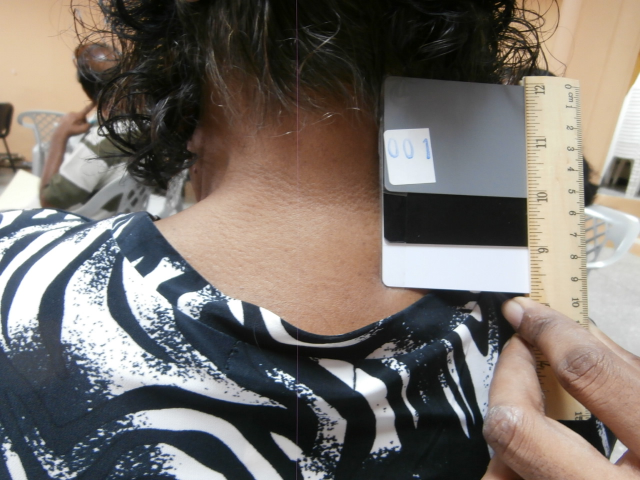
#> input picture Sample_Pics/1.JPG, 1280 x 960 px, given in place of skin1.png, which was not available (shown at 1/2 size)
$ python get_Pxs_frm_Img.py
#> lines starting #> are read from the running program, lines starting #| are printed output that depends on the picture; after the words box and inside, x2 and y2 are one past the last pixel; in counts of white or black regions, pixels touching at a corner belong together; pictures that were not available may be replaced by others from this repository, and a replacement may not be noted
### getRandoPxVals.py
import cv2
import numpy as np
import random
import math
from colormath.color_objects import sRGBColor, CMYKColor
from colormath.color_conversions import convert_color
import csv
import os

RGB_SCALE = 255
CMYK_SCALE = 100

def sRGBtoLinearRGB(c):
    if c <= 0.04045:
        return c / 12.92
    else:
        return ((c + 0.055) / 1.055) ** 2.4

def rgb_to_cmyk(r, g, b):
    if (r, g, b) == (0, 0, 0):
        # black
        return 0, 0, 0, CMYK_SCALE

    # rgb [0,255] -> cmy [0,1]
    c = 1 - r / RGB_SCALE
    m = 1 - g / RGB_SCALE
    y = 1 - b / RGB_SCALE

    # extract out k [0, 1]
    min_cmy = min(c, m, y)
    c = (c - min_cmy) / (1 - min_cmy)
    m = (m - min_cmy) / (1 - min_cmy)
    y = (y - min_cmy) / (1 - min_cmy)
    k = min_cmy

    # rescale to the range [0,CMYK_SCALE]
    return int(c * CMYK_SCALE), int(m * CMYK_SCALE), int(y * CMYK_SCALE), int(k * CMYK_SCALE)

def rgbToLab(r, g, b) :
    r = r / 255
    g = g / 255
    b = b / 255

    if r > 0.04045:
        r = (r + 0.055) / 1.055 ** 2.4
    else:
        r = r / 12.92

    if g > 0.04045:
        g = (g + 0.055) / 1.055 ** 2.4
    else:
        g = g / 12.92

    if b > 0.04045:
        b = (b + 0.055) / 1.055 ** 2.4
    else:
        b = b / 12.92

    x = (r * 0.4124 + g * 0.3576 + b * 0.1805) / 0.95047
    y = (r * 0.2126 + g * 0.7152 + b * 0.0722) / 1.00000
    z = (r * 0.0193 + g * 0.1192 + b * 0.9505) / 1.08883

    if x > 0.008856:
        x = x ** (1 / 3)
    else:
        x = (7.787 * x) + 16 / 116
    if y > 0.008856:
        y = y ** (1 / 3)
    else:
        y = (7.787 * y) + 16 / 116
    if z > 0.008856:
        z = z ** (1 / 3)
    else:
        z = (7.787 * z) + 16 / 116

    return f"{(116 * y) - 16:.5f},{500 * (x - y):.5f},{200 * (y - z):.5f}"

def rgbToHsv(r, g, b):
    rabs = r / 255
    gabs = g / 255
    babs = b / 255
    v = max(rabs, gabs, babs)
    diff = v - min(rabs, gabs, babs)
    diffc = lambda c: (v - c) / 6 / diff + 1 / 2
    percentRoundFn = lambda num: round(num * 100) / 100
    if diff == 0:
        h = s = 0
    else:
        s = diff / v
        rr = diffc(rabs)
        gg = diffc(gabs)
        bb = diffc(babs)
        if rabs == v:
            h = bb - gg
        elif gabs == v:
            h = (1 / 3) + rr - bb
        elif babs == v:
            h = (2 / 3) + gg - rr
        if h < 0:
            h += 1
        elif h > 1:
            h -= 1
    return f"{round(h * 360)},{percentRoundFn(s * 100)},{percentRoundFn(v * 100)}"

def rgbToLuminance(r, g, b):
      return (((0.2126*r/255)+(0.7152*g/255)+(0.0722*b/255))*100)

def temperature2rgb(kelvin):
    temperature = kelvin / 100.0
    if temperature < 66.0:
        red = 255
    else:
        red = temperature - 55.0
        red = 351.97690566805693 + 0.114206453784165 * red - 40.25366309332127 * math.log(red)
        if red < 0:
            red = 0
        if red > 255:
            red = 255
    if temperature < 66.0:
        green = temperature - 2
        green = -155.25485562709179 - 0.44596950469579133 * green + 104.49216199393888 * math.log(green)
        if green < 0:
            green = 0
        if green > 255:
            green = 255
    else:
        green = temperature - 50.0
        green = 325.4494125711974 + 0.07943456536662342 * green - 28.0852963507957 * math.log(green)
        if green < 0:
            green = 0
        if green > 255:
            green = 255
    if temperature >= 66.0:
        blue = 255
    else:
        if temperature <= 20.0:
            blue = 0
        else:
            blue = temperature - 10
            blue = -254.76935184120902 + 0.8274096064007395 * blue + 115.67994401066147 * math.log(blue)
            if blue < 0:
                blue = 0
            if blue > 255:
                blue = 255
    return {"red": round(red), "blue": round(blue), "green": round(green)}

def rgbToTemperature(r, g, b):
    epsilon = 0.4
    minTemperature = 1000
    maxTemperature = 40000
    while maxTemperature - minTemperature > epsilon:
        temperature = (maxTemperature + minTemperature) / 2
        testRGB = temperature2rgb(temperature)
        if (testRGB["blue"] / testRGB["red"]) >= (b / r):
            maxTemperature = temperature
        else:
            minTemperature = temperature
    return round(temperature)

def rgbToRyb(r, g, b):
    # Remove the whiteness from the color.
    w = min(r, g, b)
    r -= w
    g -= w
    b -= w

    mg = max(r, g, b)

    # Get the yellow out of the red+green.
    y = min(r, g)
    r -= y
    g -= y

    # If this unfortunate conversion combines blue and green, then cut each in
    # half to preserve the value's maximum range.
    if b and g:
        b /= 2.0
        g /= 2.0

    # Redistribute the remaining green.
    y += g
    b += g

    # Normalize to values.
    my = max(r, y, b)
    if my:
        n = mg / my
        r *= n
        y *= n
        b *= n

    # Add the white back in.
    r += w
    y += w
    b += w

    # And return back the ryb typed accordingly.
    return str(int(r)) + "," + str(int(y)) + "," + str(int(b))

def rgbToXyz(r, g, b):
    r = sRGBtoLinearRGB(r / 255)
    g = sRGBtoLinearRGB(g / 255)
    b = sRGBtoLinearRGB(b / 255)

    X = 0.4124 * r + 0.3576 * g + 0.1805 * b
    Y = 0.2126 * r + 0.7152 * g + 0.0722 * b
    Z = 0.0193 * r + 0.1192 * g + 0.9505 * b

    return str(int(X * 100)) + "," + str(int(Y * 100)) + "," + str(int(Z * 100))


#0<--Blk+++White-->255

hcmyk = ""
ncmyk = ""
hlab = ""
nlab = ""
hhsv = ""
nhsv = ""
hlum = ""
nlum = ""
htemp = ""
ntemp = ""
hryb = ""
nryb = ""
hxyz = ""
nxyz = ""


def getPixels(file_path):
    img = cv2.imread(file_path)
#> img is the input picture: shape (960, 1280, 3); mean B, G, R 107.7, 113.6, 120.6

    imgW = np.size(img,1)
#> imgW = 1280
    imgH = np.size(img,0)
#> imgH = 960

    #print(imgW)
    #print(imgH)

    randoW = []
    randoH = []
    pxlArray = []
    grayPixels = []

    count = 0
    #Set sample size
    n = 50
    #Sample pixels
    #While at the same time eliminating the wholly black pixels.
    while count != n:
        for i in range(0,n):
            h = random.randint(1,imgH-1)
            w = random.randint(1,imgW-1)
            if not np.all(img[h, w] == 0):
                randoW.append(w)
                randoH.append(h)
                count = count + 1
            else:
                break
#> after the loop, count = 50; randoH = 50 values, max 956 at index 39, min 42 at index 2, mean 554.2; randoW = 50 values, max 1236 at index 45, min 3 at index 27, mean 681.3

    for i in range(0,n):
        pxlArray.append(img[randoH[i], randoW[i]])
        grayPixels.append(int(sum(pxlArray[i])//3))
#> after the loop, grayPixels = 50 values, max 253 at index 36, min 3 at index 26, mean 121.3; pxlArray = 50 items, first 6: [159, 158, 160], [19, 19, 19], [46, 57, 61], [250, 237, 229], [141, 157, 194], [109, 134, 174]

    data_pairs = dict(zip(grayPixels, pxlArray))
#> data_pairs = 42 items
    sorted_keys = sorted(data_pairs.keys())
#> sorted_keys = 42 values from 3 to 253
    sorted_arr2 = [data_pairs[key] for key in sorted_keys]
#> sorted_arr2 = 42 items, first 6: [0, 6, 5], [7, 15, 14], [16, 21, 20], [32, 29, 24], [23, 35, 41], [53, 44, 35]

    #sorted_arr1 = sorted_keys

    minPxVal = np.argmin(grayPixels)
#> minPxVal = 26
    maxPxVal = np.argmax(grayPixels)
#> maxPxVal = 36
    #minPxVal = sorted_arr2[10]
    #maxPxVal = sorted_arr2[50]

    #The hyperpigmented/darker skin
    r_min=pxlArray[minPxVal][0]
#> r_min = 0
    g_min=pxlArray[minPxVal][1]
#> g_min = 6
    b_min=pxlArray[minPxVal][2]
#> b_min = 5

    #The "Normal" skin tone
    r_max=pxlArray[maxPxVal][0]
#> r_max = 255
    g_max=pxlArray[maxPxVal][1]
#> g_max = 253
    b_max=pxlArray[maxPxVal][2]
#> b_max = 252
    '''
    print(r_min," ",g_min," ",g_min)
    print(r_max," ",g_max," ",g_max)

    print("CMYK -","Hyper ", rgb_to_cmyk(r_min,g_min,b_min),"       Normal ",rgb_to_cmyk(r_max,g_max,b_max))
    print("Lab  -","Hyper ", rgbToLab(r_min,g_min,b_min),"          Normal ",rgbToLab(r_max,g_max,b_max))
    print("HSV  -","Hyper ", rgbToHsv(r_min,g_min,b_min),"          Normal ",rgbToHsv(r_max,g_max,b_max))
    print("LUM  -","Hyper ", rgbToLuminance(r_min,g_min,b_min),"    Normal ",rgbToLuminance(r_max,g_max,b_max))
    print("TEMP -","Hyper ", rgbToTemperature(r_min,g_min,b_min),"  Normal ",rgbToTemperature(r_max,g_max,b_max))
    print("RYB  -","Hyper ", rgbToRyb(r_min,g_min,b_min),"          Normal ",rgbToRyb(r_max,g_max,b_max))
    print("XYZ  -","Hyper ", rgbToXyz(r_min,g_min,b_min),"          Normal ",rgbToXyz(r_max,g_max,b_max))
    '''
    hcmyk = rgb_to_cmyk(r_min,g_min,b_min)
#> in rgb_to_cmyk, `c = 1 - r / RGB_SCALE`: c = 1
#> in rgb_to_cmyk, `m = 1 - g / RGB_SCALE`: m = 0.976
#> in rgb_to_cmyk, `y = 1 - b / RGB_SCALE`: y = 0.98
#> in rgb_to_cmyk, `min_cmy = min(c, m, y)`: min_cmy = 0.976
#> in rgb_to_cmyk, `m = (m - min_cmy) / (1 - min_cmy)`: m = 0
#> in rgb_to_cmyk, `y = (y - min_cmy) / (1 - min_cmy)`: y = 0.167
#> in rgb_to_cmyk, `k = min_cmy`: k = 0.976
#> hcmyk = (100, 0, 16, 97)
    ncmyk = rgb_to_cmyk(r_max,g_max,b_max)
#> ncmyk = (0, 0, 1, 0)

    hlab = rgbToLab(r_min,g_min,b_min)
#> in rgbToLab, `r = r / 255`: r = 0
#> in rgbToLab, `g = g / 255`: g = 0.0235
#> in rgbToLab, `b = b / 255`: b = 0.0196
#> in rgbToLab, `g = g / 12.92`: g = 0.00182
#> in rgbToLab, `b = b / 12.92`: b = 0.00152
#> in rgbToLab, `x = (r * 0.4124 + g * 0.3576 + b * 0.1805) / 0.95047`: x = 0.000973
#> in rgbToLab, `y = (r * 0.2126 + g * 0.7152 + b * 0.0722) / 1.00000`: y = 0.00141
#> in rgbToLab, `z = (r * 0.0193 + g * 0.1192 + b * 0.9505) / 1.08883`: z = 0.00152
#> in rgbToLab, `x = (7.787 * x) + 16 / 116`: x = 0.146
#> in rgbToLab, `y = (7.787 * y) + 16 / 116`: y = 0.149
#> in rgbToLab, `z = (7.787 * z) + 16 / 116`: z = 0.15
#> hlab = '1.27551,-1.70798,-0.17463'
    nlab = rgbToLab(r_max,g_max,b_max)
#> nlab = '96.90622,0.20214,0.27920'

    hhsv = rgbToHsv(r_min,g_min,b_min)
#> in rgbToHsv, `rabs = r / 255`: rabs = 0
#> in rgbToHsv, `gabs = g / 255`: gabs = 0.0235
#> in rgbToHsv, `babs = b / 255`: babs = 0.0196
#> in rgbToHsv, `v = max(rabs, gabs, babs)`: v = 0.0235
#> in rgbToHsv, `s = diff / v`: s = 1
#> in rgbToHsv, `rr = diffc(rabs)`: rr = 0.667
#> in rgbToHsv, `gg = diffc(gabs)`: gg = 0.5
#> in rgbToHsv, `bb = diffc(babs)`: bb = 0.528
#> in rgbToHsv, `h = (1 / 3) + rr - bb`: h = 0.472
#> hhsv = '170,100.0,2.35'
    nhsv = rgbToHsv(r_max,g_max,b_max)
#> nhsv = '20,1.18,100.0'

    hlum = rgbToLuminance(r_min,g_min,b_min)
#> hlum = 1.82
    nlum = rgbToLuminance(r_max,g_max,b_max)
#> nlum = 99.35

    htemp = rgbToTemperature(r_min,g_min,b_min)
#> htemp = 40000
    ntemp = rgbToTemperature(r_max,g_max,b_max)
#> ntemp = 6405

    hryb = rgbToRyb(r_min,g_min,b_min)
#> in rgbToRyb, `w = min(r, g, b)`: w = 0
#> in rgbToRyb, `g -= w`: g = 6
#> in rgbToRyb, `b -= w`: b = 5
#> in rgbToRyb, `mg = max(r, g, b)`: mg = 6
#> in rgbToRyb, `y = min(r, g)`: y = 0
#> in rgbToRyb, `b /= 2.0`: b = 2.5
#> in rgbToRyb, `g /= 2.0`: g = 3
#> in rgbToRyb, `b += g`: b = 5.5
#> in rgbToRyb, `n = mg / my`: n = 1.09
#> in rgbToRyb, `y *= n`: y = 3.27
#> in rgbToRyb, `b *= n`: b = 6
#> hryb = '0,3,6'
    nryb = rgbToRyb(r_max,g_max,b_max)
#> nryb = '255,253,252'

    hxyz = rgbToXyz(r_min,g_min,b_min)
#> in rgbToXyz, `r = sRGBtoLinearRGB(r / 255)`: r = 0
#> in rgbToXyz, `g = sRGBtoLinearRGB(g / 255)`: g = 0.00182
#> in rgbToXyz, `b = sRGBtoLinearRGB(b / 255)`: b = 0.00152
#> in rgbToXyz, `X = 0.4124 * r + 0.3576 * g + 0.1805 * b`: X = 0.000925
#> in rgbToXyz, `Y = 0.2126 * r + 0.7152 * g + 0.0722 * b`: Y = 0.00141
#> in rgbToXyz, `Z = 0.0193 * r + 0.1192 * g + 0.9505 * b`: Z = 0.00166
#> hxyz = '0,0,0'
    nxyz = rgbToXyz(r_max,g_max,b_max)
#> nxyz = '93,98,106'

    data = [{'HCMYK': hcmyk, 'NCMYK': ncmyk, 'HLAB': hlab, 'NLAB': nlab,
    'HHSV':hhsv, 'NHSV':nhsv, 'HLUM':hlum, 'NLUM':nlum, 'HTEMP':htemp,
    'NTEMP':ntemp, 'HRYB': hryb, 'NRYB': nryb, 'HXYZ': hxyz, 'NXYZ':nxyz}]

    header_names = ['HCMYK', 'NCMYK', 'HLAB', 'NLAB', 'HHSV', 'NHSV',
    'HLUM', 'NLUM', 'HTEMP', 'NTEMP', 'HRYB', 'NRYB', 'HXYZ','NXYZ']

    file_path = 'data.csv'
    file_exists = os.path.exists(file_path)

    with open(file_path, mode='a', newline='') as file:
        writer = csv.DictWriter(file, fieldnames=header_names)

        # Write header if the file is newly created
        if not file_exists:
            writer.writeheader()

        # Write rows
        for row in data:
            writer.writerow(row)
#> this loop made 1 pass

    window_size = 3
    #The center value is the centre-point of the selected pixel
    #minPxVal is the location of the darkest pixel in the array
    #It is the result of the
    center = (randoW[minPxVal],randoH[minPxVal])
#> center = (817, 96)
    region = cv2.getRectSubPix(img, (window_size, window_size), center)
    resize = cv2.resize(region,(400,400),interpolation=cv2.INTER_CUBIC)
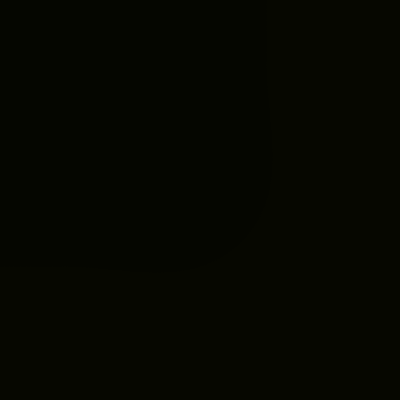
#> resize: shape (400, 400, 3); mean of channels 0, 1, 2 0, 6.56, 5.56; drawn as B, G, R
    cv2.imshow("Darker", resize)

    center2 = (randoW[maxPxVal],randoH[maxPxVal])
#> center2 = (187, 459)
    region2 = cv2.getRectSubPix(img, (window_size, window_size), center2)
    resize2 = cv2.resize(region2,(400,400),interpolation=cv2.INTER_CUBIC)
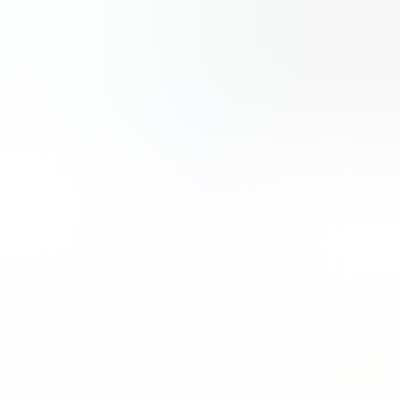
#> resize2: shape (400, 400, 3); mean of channels 0, 1, 2 252.8, 252.7, 251.5; drawn as B, G, R
    cv2.imshow("Lighter", resize2)

    cv2.waitKey(0)
    cv2.destroyAllWindows()


    '''

        imgW = np.size(img,1)
        imgH = np.size(img,0)

        #print(imgW)
        #print(imgH)

        randoW = []
        randoH = []
        pxlArray = []
        grayPixels = []

        count = 0
        #Set sample size
        n = 1000
        #Sample pixels
        #While at the same time eliminating the wholly black pixels.
        while count != n:
            for i in range(0,n):
                h = random.randint(1,imgH-1)
                w = random.randint(1,imgW-1)
                if(np.any(img[h,w])!=0 & np.any(img[h,w])>=10):
                    randoW.append(w)
                    randoH.append(h)
                    count = count + 1
                else:
                    break

        for i in range(0,n):
            pxlArray.append(img[randoH[i], randoW[i]])
            grayPixels.append(int(sum(pxlArray[i])//3))


        minPxVal = np.argmin(grayPixels)
        maxPxVal = np.argmax(grayPixels)

        #The hyperpigmented/darker skin
        r_min=pxlArray[minPxVal][0]
        g_min=pxlArray[minPxVal][1]
        b_min=pxlArray[minPxVal][2]
        #print(r_min ," ",g_min," ",b_min)
        #The "Normal" skin tone
        r_max=pxlArray[maxPxVal][0]
        g_max=pxlArray[maxPxVal][1]
        b_max=pxlArray[maxPxVal][2]
        #print(r_max," ",g_max," ",b_max)

        print("CMYK -","Hyper ", rgb_to_cmyk(r_min,g_min,b_min),"       Normal ",rgb_to_cmyk(r_max,g_max,b_max))
        print("Lab  -","Hyper ", rgbToLab(r_min,g_min,b_min),"          Normal ",rgbToLab(r_max,g_max,b_max))
        print("HSV  -","Hyper ", rgbToHsv(r_min,g_min,b_min),"          Normal ",rgbToHsv(r_max,g_max,b_max))
        print("LUM  -","Hyper ", rgbToLuminance(r_min,g_min,b_min),"    Normal ",rgbToLuminance(r_max,g_max,b_max))
        print("TEMP -","Hyper ", rgbToTemperature(r_min,g_min,b_min),"  Normal ",rgbToTemperature(r_max,g_max,b_max))
        print("RYB  -","Hyper ", rgbToRyb(r_min,g_min,b_min),"          Normal ",rgbToRyb(r_max,g_max,b_max))
        print("XYZ  -","Hyper ", rgbToXyz(r_min,g_min,b_min),"          Normal ",rgbToXyz(r_max,g_max,b_max))

        hcmyk = rgb_to_cmyk(r_min,g_min,b_min)
        ncmyk = rgb_to_cmyk(r_max,g_max,b_max)

        hlab = rgbToLab(r_min,g_min,b_min)
        nlab = rgbToLab(r_max,g_max,b_max)

        hhsv = rgbToHsv(r_min,g_min,b_min)
        nhsv = rgbToHsv(r_max,g_max,b_max)

        hlum = rgbToLuminance(r_min,g_min,b_min)
        nlum = rgbToLuminance(r_max,g_max,b_max)

        htemp = rgbToTemperature(r_min,g_min,b_min)
        ntemp = rgbToTemperature(r_max,g_max,b_max)

        hryb = rgbToRyb(r_min,g_min,b_min)
        nryb = rgbToRyb(r_max,g_max,b_max)

        hxyz = rgbToXyz(r_min,g_min,b_min)
        nxyz = rgbToXyz(r_max,g_max,b_max)

        hyperPig = get_pigmentation_info(r_min, g_min, b_min)
        normPig = get_pigmentation_info(r_max, g_max, b_max)

        for key, value in zip(hyperPig,normPig):
            pigDict[key]=value


    return render_template('index.html',
                               img_path1='skin1.png',
                               textOut1=pigDict)

    return render_template('index.html',
                               img_path1='skin1.png',
                               l1="CMYK",HCMYK=hcmyk,NCMYK=ncmyk,
                               l2="Lab",HLAB=hlab,NLAB=nlab,
                               l3="HSV",HHSV=hhsv,NHSV=nhsv,
                               l4="LUM",HLUM=hlum,NLUM=nlum,
                               l5="TEMP",HTEMP=htemp,NTEMP=ntemp,
                               l6="HRYB",HRYB=hryb,NRYB=nryb,
                               l7="XYZ",HXYZ=hxyz,NXYZ=nxyz,
                            )


    return render_template('index.html',
                               img_path1='skin1.png',
                               textOut1=pigDict)

    return render_template('index.html',
                               img_path1='skin1.png',
                               l1="CMYK",HCMYK=hcmyk,NCMYK=ncmyk,
                               l2="Lab",HLAB=hlab,NLAB=nlab,
                               l3="HSV",HHSV=hhsv,NHSV=nhsv,
                               l4="LUM",HLUM=hlum,NLUM=nlum,
                               l5="TEMP",HTEMP=htemp,NTEMP=ntemp,
                               l6="HRYB",HRYB=hryb,NRYB=nryb,
                               l7="XYZ",HXYZ=hxyz,NXYZ=nxyz,
                            )

        <table class="centre">
            <tr><td>      </td><td class="text">Hyper<td><td>Norm</td></tr>
            <tr><td>{{l1}}</td><td>{{ HCMYK }}<td><td>{{ NCMYK }}</td></tr>
            <tr><td>{{l2}}</td><td>{{ HLAB }}<td><td>{{ NLAB }}</td></tr>
            <tr><td>{{l3}}</td><td>{{ HHSV }}<td><td>{{ NHSV }}</td></tr>
            <tr><td>{{l4}}</td><td>{{ HLUM }}<td><td>{{ NLUM }}</td></tr>
            <tr><td>{{l5}}</td><td>{{ HTEMP }}<td><td>{{ NTEMP }}</td></tr>
            <tr><td>{{l6}}</td><td>{{ HRYB }}<td><td>{{ NRYB }}</td></tr>
            <tr><td>{{l7}}</td><td>{{ HXYZ }}<td><td>{{ NXYZ }}</td></tr>
        </table>

    '''


filename =  'D:\Coding\InitialProcessing\InitialProcessing\CroppedImgs\skin1.png'
getPixels(filename)

### SkinToneImg.py
#import the necessary packages
#import imutils
import numpy as np
import argparse
import cv2

def skinTone(pic_path):

    # construct the argument parse and parse the arguments
#> called with pic_path = 'Sample_Pics/17.jpg'
    ap = argparse.ArgumentParser()
    ap.add_argument("-i", "--image", help="path to the image file", default=pic_path)

    args = vars(ap.parse_args())

    # define the upper and lower boundaries of the HSV pixel
    # intensities to be considered 'skin'
    lower = np.array([3, 15, 10], dtype="uint8")
    upper = np.array([20, 255, 255], dtype="uint8")

    #load image
    image = cv2.imread(args["image"])
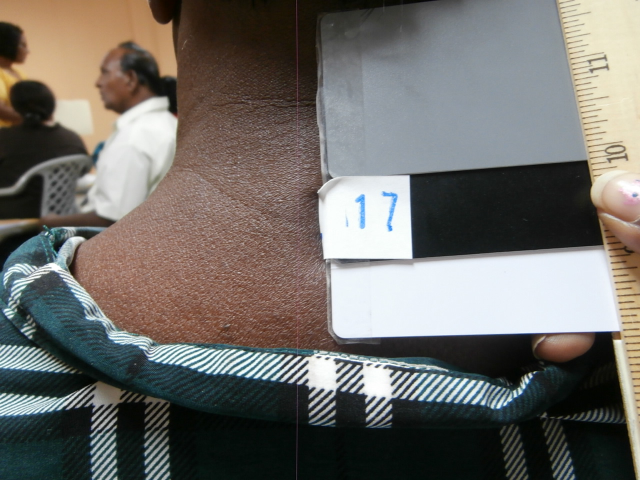
#> input picture Sample_Pics/17.JPG, 1280 x 960 px, found by its file name (shown at 1/2 size)
#> image is the input picture: shape (960, 1280, 3); mean B, G, R 104.4, 108.9, 111.7
    # resize the image to a reasonable width for display (optional)
    image = cv2.resize(image, (300, 300))
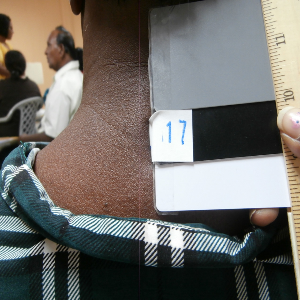
#> image: shape (300, 300, 3); mean B, G, R 104.3, 108.9, 111.6

    # convert the image to the HSV color space
    converted = cv2.cvtColor(image, cv2.COLOR_BGR2HSV)
#> converted: shape (300, 300, 3); mean H, S, V 58.8, 67.6, 119.7

    # determine the HSV pixel intensities that fall into
    # the specified upper and lower boundaries
    skinMask = cv2.inRange(converted, lower, upper)
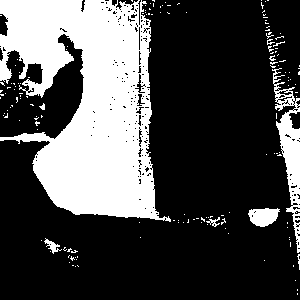
#> skinMask: shape (300, 300); 29% white; 154 white regions (145 under 20 px), largest, box (x1, y1, x2, y2) and area: (0, 0, 171, 222) 23057, (272, 68, 300, 253) 1874, (248, 208, 280, 227) 437
    # apply a series of erosions and dilations to the mask
    # using an elliptical kernel
    kernel = cv2.getStructuringElement(cv2.MORPH_ELLIPSE, (11, 11))
    skinMask = cv2.erode(skinMask, kernel, iterations=2)
#> skinMask: shape (300, 300); 9.4% white; 4 white regions, box (x1, y1, x2, y2) and area: (44, 120, 133, 208) 4560, (0, 0, 129, 103) 3768, (104, 118, 116, 129) 79, (294, 150, 300, 168) 72
    skinMask = cv2.dilate(skinMask, kernel, iterations=2)
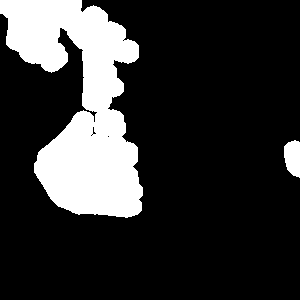
#> skinMask: shape (300, 300); 19.5% white; 2 white regions
    # blur the mask to help remove noise
    skinMask = cv2.GaussianBlur(skinMask, (3, 3), 0)

    # apply the mask to the original image
    skin = cv2.bitwise_and(image, image, mask=skinMask)
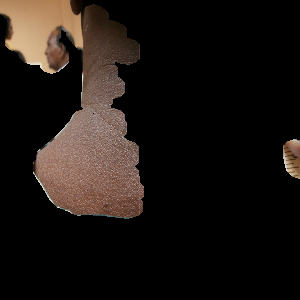
#> skin: shape (300, 300, 3); mean B, G, R 17.8, 21.5, 27.7

    #This was just to test
    # display the original image and the skin-detected image side by side
    #cv2.imshow("Original Image", image)
    #cv2.imshow("Skin Detection", np.hstack([image, skin]))
    #cv2.waitKey(0)
    #cv2.destroyAllWindows()

    # Find contours in the skin mask
    contours, _ = cv2.findContours(skinMask, cv2.RETR_EXTERNAL, cv2.CHAIN_APPROX_SIMPLE)
#> contours = 2 contours; box (x1, y1, x2, y2) and area: (0, 0, 144, 219) 17712, (283, 139, 300, 179) 515
    # Initialize a list to store bounding boxes of non-black/skin regions
    non_black_boxes = []

    # Loop over the contours
    for contour in contours:
        # Get bounding box for each contour
        x, y, w, h = cv2.boundingRect(contour)

        # Filter out small bounding boxes (adjust the threshold as needed)
        # The number is essentially in pixels
        # 100 is an industry standard in image processing
        if cv2.contourArea(contour) > 100:
            non_black_boxes.append((x, y, w, h))
#> this loop made 2 passes
#> (x, y, w, h) on passes 1 to 2: (283, 139, 17, 40), (0, 0, 144, 219)
#> (the rest of the program and of its run is left out)
